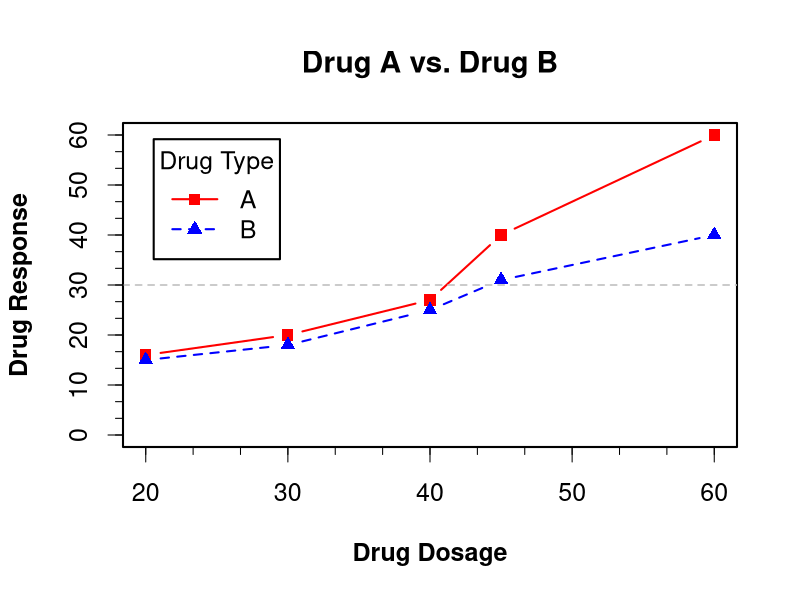

Recreate this plot in R.
dose <- c(20, 30, 40, 45, 60)
drugA <- c(16, 20, 27, 40, 60)
drugB <- c(15, 18, 25, 31, 40)
opar <- par(no..readonly = TRUE)

par(lwd = 2, cex = 1.5, font.lab = 2)
# Set the range of y axis is 0 to 60, set title, x label, y label
plot(dose, drugA, type = "b", pch = 15, lty = 1, col = "red", ylim = c(0, 60),
     main = "Drug A vs. Drug B", xlab = "Drug Dosage", ylab = "Drug Response")
lines(dose, drugB, type = "b", pch = 17, lty = 2, col = "blue")
# Set reference line where y = 30 and its type
abline(h = c(30), lwd = 1.5, lty = 2, col = "gray")
library(Hmisc)
# Set minor tick marks, there are 3 ranges between each major tick mark both x 
# axis and y axis, its length is the half of the major tick marks
minor.tick(nx = 3, ny = 3, tick.ratio = 0.5)
# Add legends whose title is "Drug Type" on top left of the graph, contents are
# "A" and "B"
legend("topleft", inset = .05, title = "Drug Type", c("A", "B"),
       lty = c(1, 2), pch = c(15, 17), col = c("red", "blue"))
par(opar)
